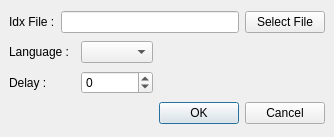
<ui version="4.0" >
 <class>DialogVobSub</class>
 <widget class="QDialog" name="DialogVobSub" >
  <property name="geometry" >
   <rect>
    <x>0</x>
    <y>0</y>
    <width>334</width>
    <height>137</height>
   </rect>
  </property>
  <property name="windowTitle" >
   <string>Subtitle Font Size and Position</string>
  </property>
  <layout class="QGridLayout" >
   <property name="margin" >
    <number>9</number>
   </property>
   <property name="spacing" >
    <number>6</number>
   </property>
   <item row="1" column="2" >
    <widget class="QComboBox" name="comboBoxLanguage" />
   </item>
   <item row="2" column="2" >
    <widget class="QSpinBox" name="spinBox" >
     <property name="maximum" >
      <number>20000</number>
     </property>
     <property name="minimum" >
      <number>-2000</number>
     </property>
    </widget>
   </item>
   <item row="2" column="0" >
    <widget class="QLabel" name="label_3" >
     <property name="text" >
      <string>Delay :</string>
     </property>
    </widget>
   </item>
   <item row="0" column="1" colspan="3" >
    <widget class="QLineEdit" name="lineEditIdx" />
   </item>
   <item row="0" column="4" >
    <widget class="QPushButton" name="pushButtonIdx" >
     <property name="text" >
      <string>Select File</string>
     </property>
    </widget>
   </item>
   <item row="1" column="0" colspan="2" >
    <widget class="QLabel" name="label_2" >
     <property name="text" >
      <string>Language :</string>
     </property>
    </widget>
   </item>
   <item row="0" column="0" >
    <widget class="QLabel" name="label" >
     <property name="text" >
      <string>Idx File :</string>
     </property>
    </widget>
   </item>
   <item row="3" column="3" colspan="2" >
    <widget class="QDialogButtonBox" name="buttonBox" >
     <property name="orientation" >
      <enum>Qt::Horizontal</enum>
     </property>
     <property name="standardButtons" >
      <set>QDialogButtonBox::Cancel|QDialogButtonBox::NoButton|QDialogButtonBox::Ok</set>
     </property>
    </widget>
   </item>
  </layout>
 </widget>
 <resources/>
 <connections>
  <connection>
   <sender>buttonBox</sender>
   <signal>accepted()</signal>
   <receiver>DialogVobSub</receiver>
   <slot>accept()</slot>
   <hints>
    <hint type="sourcelabel" >
     <x>248</x>
     <y>254</y>
    </hint>
    <hint type="destinationlabel" >
     <x>157</x>
     <y>274</y>
    </hint>
   </hints>
  </connection>
  <connection>
   <sender>buttonBox</sender>
   <signal>rejected()</signal>
   <receiver>DialogVobSub</receiver>
   <slot>reject()</slot>
   <hints>
    <hint type="sourcelabel" >
     <x>316</x>
     <y>260</y>
    </hint>
    <hint type="destinationlabel" >
     <x>286</x>
     <y>274</y>
    </hint>
   </hints>
  </connection>
 </connections>
</ui>
